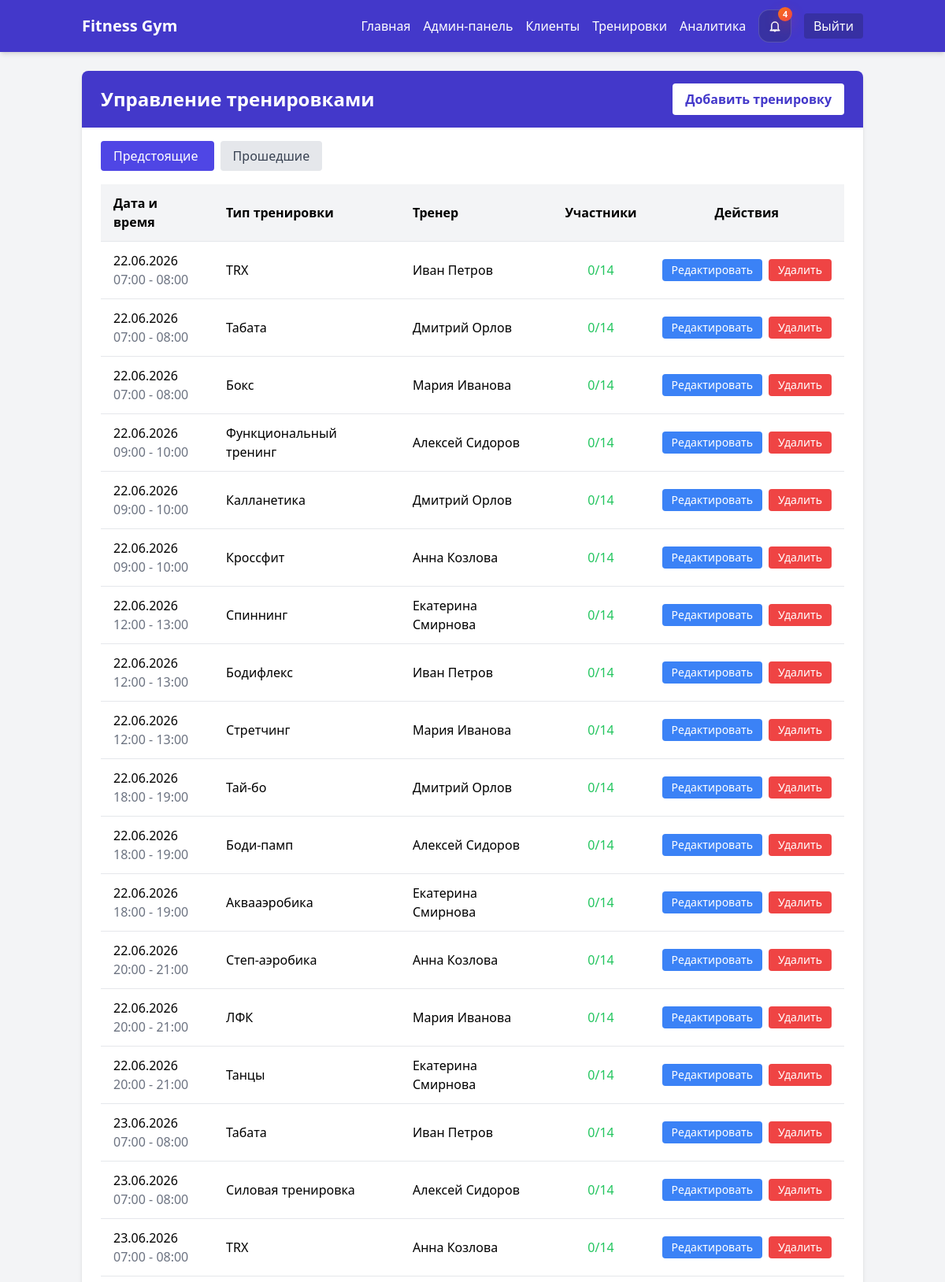
The app's page /admin/workouts (signed in, upper part) with its own data.
### models/models.py (models this page shows, shortened)
class Workout(db.Model):
    __tablename__ = 'workouts'
    id = db.Column(db.Integer, primary_key=True)
    trainer_id = db.Column(db.Integer, db.ForeignKey('trainers.id'), nullable=False)
    workout_type_id = db.Column(db.Integer, db.ForeignKey('workout_types.id'), nullable=False)
    start_time = db.Column(db.DateTime, nullable=False)
    end_time = db.Column(db.DateTime, nullable=False)
    max_participants = db.Column(db.Integer, default=10)
    description = db.Column(db.Text)
    bookings = db.relationship('Booking', backref='workout', lazy=True, cascade="all, delete-orphan")
    @property
    def available_spots(self):
        return self.max_participants - len(self.bookings)
    @property
    def is_full(self):
        return self.available_spots <= 0

class WorkoutType(db.Model):
    __tablename__ = 'workout_types'
    id = db.Column(db.Integer, primary_key=True)
    name = db.Column(db.String(100), nullable=False, unique=True)
    description = db.Column(db.Text)
    workouts = db.relationship('Workout', backref='workout_type', lazy=True)

class Trainer(db.Model):
    __tablename__ = 'trainers'
    id = db.Column(db.Integer, primary_key=True)
    first_name = db.Column(db.String(50), nullable=False)
    last_name = db.Column(db.String(50), nullable=False)
    experience_years = db.Column(db.Integer, default=0)
    specialization = db.Column(db.String(100), nullable=False)
    profile = db.Column(db.Text)
    workouts = db.relationship('Workout', backref='trainer', lazy=True, cascade="all, delete-orphan")

### controllers/admin.py (the view)
@admin_bp.route('/workouts')
@login_required
@admin_required
def admin_workouts():
    ensure_trainers_and_balance_workouts()
    """
    Обработчик маршрута списка тренировок для администратора
    """
    filter_type = request.args.get('filter', 'upcoming')
    if filter_type == 'past':
        workouts = Workout.query.filter(
            Workout.start_time < datetime.now()
        ).order_by(Workout.start_time.desc()).all()
    else:  # upcoming
        workouts = Workout.query.filter(
            Workout.start_time >= datetime.now()
        ).order_by(Workout.start_time).all()
    return render_template('admin/workouts/index.html',
                         title='Управление тренировками',
                         workouts=workouts,
                         filter_type=filter_type)

### controllers/admin.py (called while the page is built)
def admin_required(f):
    @wraps(f)
    def decorated_function(*args, **kwargs):
        if not current_user.is_authenticated or not current_user.is_admin:
            abort(403)  # Forbidden
        return f(*args, **kwargs)
    return decorated_function

### models/models.py (called while the page is built)
    @property
    def is_expired(self):
        return datetime.utcnow() > self.expiration_date

    @property
    def days_remaining(self):
        if self.is_expired:
            return 0
        delta = self.expiration_date - datetime.utcnow()
        return max(0, delta.days)

### services/trainer_balance_service.py (called while the page is built, shortened)
def ensure_trainers_and_balance_workouts():
    changed = ensure_trainers()
    recurring = ensure_recurring_workout_schedule()
    scheduled = ensure_upcoming_workouts_for_all_trainers()
    covered_types = ensure_upcoming_workouts_for_all_types()
    balanced = rebalance_workouts()
    if changed or recurring or scheduled or covered_types or balanced:
        db.session.commit()

def ensure_upcoming_workouts_for_all_trainers():
    trainers = Trainer.query.order_by(Trainer.id).all()
    workout_types = WorkoutType.query.order_by(WorkoutType.id).all()
    if not trainers or not workout_types:
        return False
    upcoming_workouts = (
        Workout.query.filter(Workout.start_time >= datetime.now())
        .order_by(Workout.start_time, Workout.id)
        .all()
    )
    changed = False
    for trainer in trainers:
        has_upcoming = any(workout.trainer_id == trainer.id for workout in upcoming_workouts)
        if has_upcoming:
            continue
    if changed:
        db.session.flush()
    return changed

def ensure_upcoming_workouts_for_all_types():
    trainers = Trainer.query.order_by(Trainer.id).all()
    workout_types = WorkoutType.query.order_by(WorkoutType.id).all()
    if not trainers or not workout_types:
        return False
    upcoming_workouts = (
        Workout.query.filter(Workout.start_time >= datetime.now())
        .order_by(Workout.start_time, Workout.id)
        .all()
    )
    changed = False
    for workout_type in workout_types:
        has_upcoming = any(workout.workout_type_id == workout_type.id for workout in upcoming_workouts)
        if has_upcoming:
            continue
    if changed:
        db.session.flush()
    return changed

def _has_overlap(schedule, start_time, end_time):
    for scheduled_start, scheduled_end in schedule:
        if scheduled_end > start_time and scheduled_start < end_time:
            return True
    return False

### templates/admin/workouts/index.html (shortened to what this page needs)
{% extends 'base.html' %}
{% block content %}
    <div class="bg-white rounded-lg shadow-md overflow-hidden">
        <div class="bg-indigo-700 text-white py-4 px-6 flex justify-between items-center">
            <h2 class="text-2xl font-bold">Управление тренировками</h2>
            <a href="{{ url_for('admin.new_workout') }}" class="bg-white text-indigo-700 px-4 py-2 rounded font-semibold hover:bg-indigo-100">
                Добавить тренировку
            </a>
        </div>
        <div class="p-6">
            <div class="mb-6 flex justify-between items-center">
                <div>
                    <a href="{{ url_for('admin.admin_workouts', filter='upcoming') }}"
                       class="px-4 py-2 rounded mr-2 {% if filter_type == 'upcoming' %}bg-indigo-600 text-white{% else %}bg-gray-200 hover:bg-gray-300 text-gray-700{% endif %}">
                        Предстоящие
                    </a>
                    <a href="{{ url_for('admin.admin_workouts', filter='past') }}"
                       class="px-4 py-2 rounded {% if filter_type == 'past' %}bg-indigo-600 text-white{% else %}bg-gray-200 hover:bg-gray-300 text-gray-700{% endif %}">
                        Прошедшие
                    </a>
                </div>
            </div>
            <div class="overflow-x-auto">
                <table class="min-w-full bg-white">
                    <thead class="bg-gray-100">
                        <tr>
                            <th class="py-3 px-4 text-left">Дата и время</th>
                            <th class="py-3 px-4 text-left">Тип тренировки</th>
                            <th class="py-3 px-4 text-left">Тренер</th>
                            <th class="py-3 px-4 text-center">Участники</th>
                            <th class="py-3 px-4 text-center">Действия</th>
                        </tr>
                    </thead>
                    <tbody>
                        {% for workout in workouts %}
                            <tr class="border-t hover:bg-gray-50">
                                <td class="py-3 px-4">
                                    {{ workout.start_time.strftime('%d.%m.%Y') }}<br>
                                    <span class="text-gray-500">{{ workout.start_time.strftime('%H:%M') }} - {{ workout.end_time.strftime('%H:%M') }}</span>
                                </td>
                                <td class="py-3 px-4">{{ workout.workout_type.name }}</td>
                                <td class="py-3 px-4">{{ workout.trainer.first_name }} {{ workout.trainer.last_name }}</td>
                                <td class="py-3 px-4 text-center">
                                    <span class="{% if workout.is_full %}text-red-500{% elif workout.available_spots <= 3 %}text-yellow-500{% else %}text-green-500{% endif %}">
                                        {{ workout.max_participants - workout.available_spots }}/{{ workout.max_participants }}
                                    </span>
                                </td>
                                <td class="py-3 px-4 text-center">
                                    <div class="flex justify-center space-x-2">
                                        <a href="{{ url_for('admin.edit_workout', workout_id=workout.id) }}"
                                           class="bg-blue-500 hover:bg-blue-600 text-white px-3 py-1 rounded text-sm">
                                            Редактировать
                                        </a>
                                        <form action="{{ url_for('admin.delete_workout', workout_id=workout.id) }}" method="post" class="inline" onsubmit="return confirm('Вы уверены, что хотите удалить эту тренировку?');">
                                            <button type="submit" class="bg-red-500 hover:bg-red-600 text-white px-3 py-1 rounded text-sm">
                                                Удалить
                                            </button>
                                        </form>
                                    </div>
                                </td>
                            </tr>
                        {% endfor %}
                    </tbody>
                </table>
            </div>
        </div>
    </div>
{% endblock %}

### static/css/main.css (style rules this page uses)
:root { color-scheme: light; --app-safe-bottom: env(safe-area-inset-bottom, 0px); --app-safe-top: env(safe-area-inset-top, 0px); }
html { -webkit-text-size-adjust: 100%; scroll-behavior: smooth; }
.app-shell { -webkit-tap-highlight-color: transparent; }

### records on screen
Workout: start_time "22.06.2026", start_time "07:00", end_time "08:00", workout_type.name "TRX", trainer.first_name "Иван", trainer.last_name "Петров", workout.max_participants-workout.available_spots "0", max_participants "14"
Workout: start_time "22.06.2026", start_time "07:00", end_time "08:00", workout_type.name "Табата", trainer.first_name "Дмитрий", trainer.last_name "Орлов", workout.max_participants-workout.available_spots "0", max_participants "14"
WorkoutType: workout_type.name "Бокс"
Trainer: trainer.first_name "Мария" "Мария", trainer.last_name "Иванова" "Иванова"
Workout: start_time "22.06.2026", start_time "09:00", end_time "10:00", workout_type.name "Функциональный тренинг", trainer.first_name "Алексей", trainer.last_name "Сидоров", workout.max_participants-workout.available_spots "0", max_participants "14"
Workout: start_time "22.06.2026", start_time "09:00", end_time "10:00", workout_type.name "Калланетика", trainer.first_name "Дмитрий", trainer.last_name "Орлов", workout.max_participants-workout.available_spots "0", max_participants "14"
WorkoutType: workout_type.name "Кроссфит"
Trainer: trainer.first_name "Анна" "Анна", trainer.last_name "Козлова" "Козлова"
Workout: start_time "22.06.2026", start_time "12:00", end_time "13:00", workout_type.name "Спиннинг", trainer.first_name "Екатерина", trainer.last_name "Смирнова", workout.max_participants-workout.available_spots "0", max_participants "14"
Workout: start_time "22.06.2026", start_time "12:00", end_time "13:00", workout_type.name "Бодифлекс", trainer.first_name "Иван", trainer.last_name "Петров", workout.max_participants-workout.available_spots "0", max_participants "14"
WorkoutType: workout_type.name "Стретчинг"
Workout: start_time "22.06.2026", start_time "18:00", end_time "19:00", workout_type.name "Тай-бо", trainer.first_name "Дмитрий", trainer.last_name "Орлов", workout.max_participants-workout.available_spots "0", max_participants "14"
Workout: start_time "22.06.2026", start_time "18:00", end_time "19:00", workout_type.name "Боди-памп", trainer.first_name "Алексей", trainer.last_name "Сидоров", workout.max_participants-workout.available_spots "0", max_participants "14"
WorkoutType: workout_type.name "Аквааэробика"
Trainer: trainer.first_name "Екатерина" "Екатерина", trainer.last_name "Смирнова" "Смирнова"
Workout: start_time "22.06.2026", start_time "20:00", end_time "21:00", workout_type.name "Степ-аэробика", trainer.first_name "Анна", trainer.last_name "Козлова", workout.max_participants-workout.available_spots "0", max_participants "14"
Workout: start_time "22.06.2026", start_time "20:00", end_time "21:00", workout_type.name "ЛФК", trainer.first_name "Мария", trainer.last_name "Иванова", workout.max_participants-workout.available_spots "0", max_participants "14"
WorkoutType: workout_type.name "Танцы"
Workout: start_time "23.06.2026", start_time "07:00", end_time "08:00", workout_type.name "Табата", trainer.first_name "Иван", trainer.last_name "Петров", workout.max_participants-workout.available_spots "0", max_participants "14"
Workout: start_time "23.06.2026", start_time "07:00", end_time "08:00", workout_type.name "Силовая тренировка", trainer.first_name "Алексей", trainer.last_name "Сидоров", workout.max_participants-workout.available_spots "0", max_participants "14"
WorkoutType: workout_type.name "TRX"

### other values on screen
{{ header_unread_notifications }} "4"
{{ workout.start_time.strftime('%d.%m.%Y') }} "22.06.2026" "22.06.2026" "22.06.2026" "22.06.2026" "22.06.2026" "23.06.2026"
{{ workout.start_time.strftime('%H:%M') }} "07:00" "09:00" "12:00" "18:00" "20:00" "07:00"
{{ workout.end_time.strftime('%H:%M') }} "08:00" "10:00" "13:00" "19:00" "21:00" "08:00"
{{ workout.max_participants - workout.available_spots }} "0" "0" "0" "0" "0" "0"
{{ workout.max_participants }} "14" "14" "14" "14" "14" "14"
